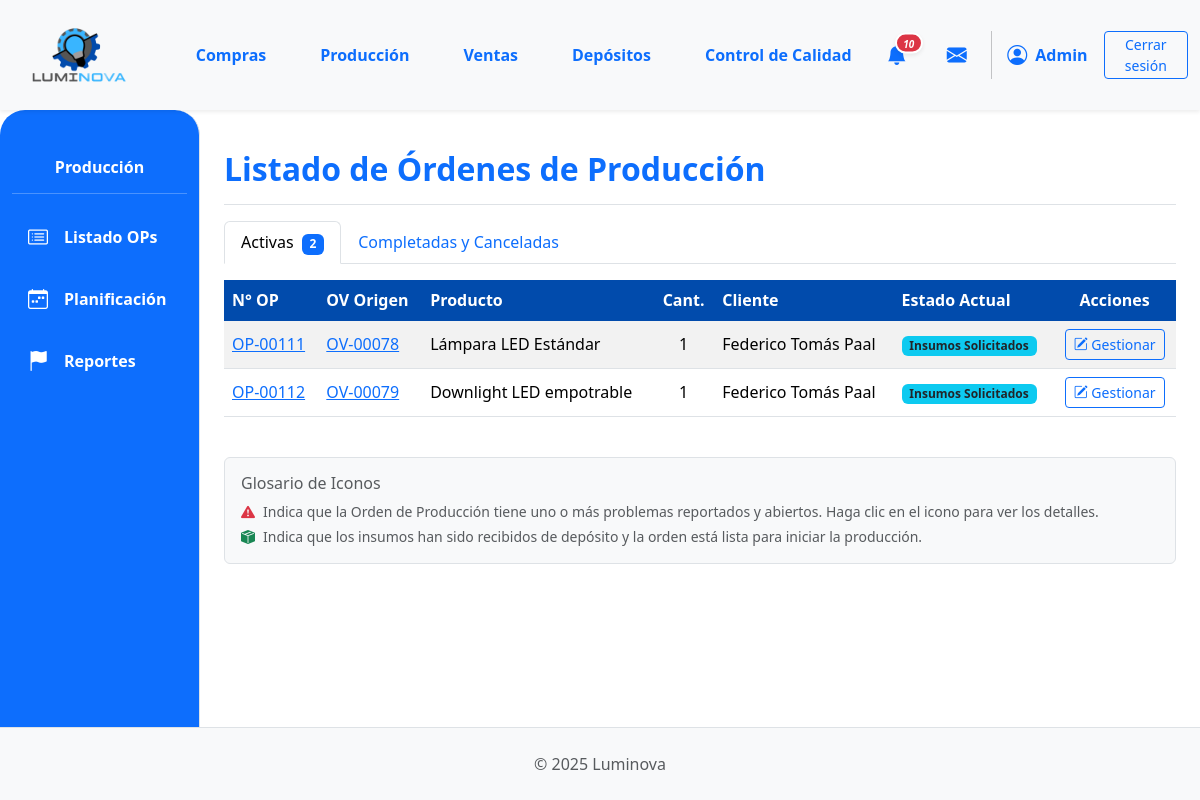
/produccion/produccion/ (signed in), run on an earlier commit of the app's database.
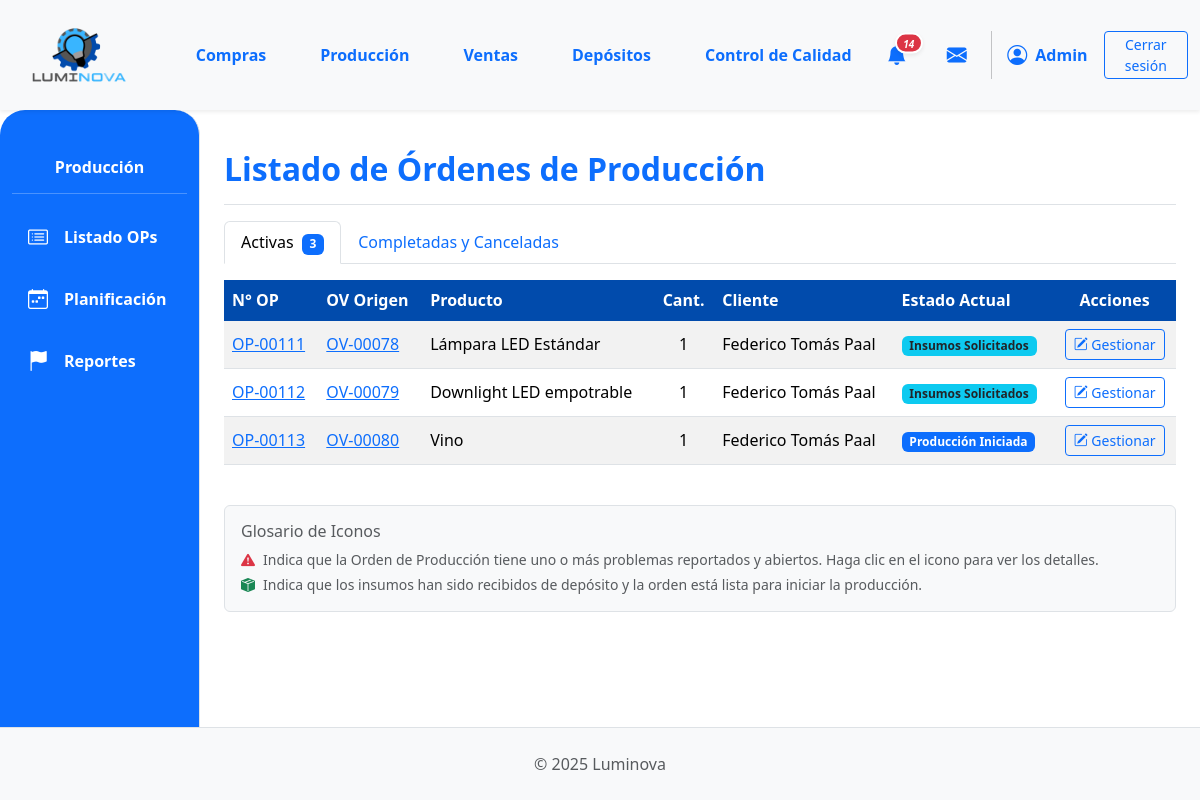
And on a later commit of the database.
### App_LUMINOVA/models.py (models this page shows, shortened)
class OrdenProduccion(models.Model):
    numero_op = models.CharField(
        max_length=20, unique=True, verbose_name="N° Orden de Producción"
    )
    orden_venta_origen = models.ForeignKey(
        OrdenVenta,
        on_delete=models.SET_NULL,
        null=True,
        blank=True,
        related_name="ops_generadas",
    )
    producto_a_producir = models.ForeignKey(
        ProductoTerminado, on_delete=models.PROTECT, related_name="ordenes_produccion"
    )
    cantidad_a_producir = models.PositiveIntegerField()
    estado_op = models.ForeignKey(
        EstadoOrden,
        on_delete=models.SET_NULL,
        null=True,
        blank=True,
        related_name="ops_estado",
    )
    fecha_solicitud = models.DateTimeField(default=timezone.now)
    fecha_inicio_real = models.DateTimeField(null=True, blank=True)
    fecha_inicio_planificada = models.DateField(null=True, blank=True)
    fecha_fin_real = models.DateTimeField(null=True, blank=True)
    fecha_fin_planificada = models.DateField(null=True, blank=True)
    sector_asignado_op = models.ForeignKey(
        SectorAsignado,
        on_delete=models.SET_NULL,
        null=True,
        blank=True,
        related_name="ops_sector",
    )
    notas = models.TextField(null=True, blank=True, verbose_name="Notas")
    def get_estado_op_display(self):
        if self.estado_op:
            return self.estado_op.nombre
        return "Sin Estado Asignado"

class OrdenVenta(models.Model):
    ESTADO_CHOICES = [
        ("PENDIENTE", "Pendiente Confirmación"),
        ("CONFIRMADA", "Confirmada (Esperando Producción)"),
        ("INSUMOS_SOLICITADOS", "Insumos Solicitados"),
        ("PRODUCCION_INICIADA", "Producción Iniciada"),
        ("PRODUCCION_CON_PROBLEMAS", "Producción con Problemas"),
        ("LISTA_ENTREGA", "Lista para Entrega"),
        ("COMPLETADA", "Completada/Entregada"),
        ("CANCELADA", "Cancelada"),
    ]
    numero_ov = models.CharField(
        max_length=20, unique=True, verbose_name="N° Orden de Venta"
    )
    cliente = models.ForeignKey(
        Cliente, on_delete=models.PROTECT, related_name="ordenes_venta"
    )
    fecha_creacion = models.DateTimeField(default=timezone.now)
    estado = models.CharField(
        max_length=50, choices=ESTADO_CHOICES, default="PENDIENTE"
    )
    total_ov = models.DecimalField(
        max_digits=12, decimal_places=2, default=0.00, verbose_name="Total OV"
    )
    notas = models.TextField(blank=True, null=True)

class ProductoTerminado(models.Model):
    descripcion = models.CharField(max_length=255)  # Aumentado max_length
    categoria = models.ForeignKey(
        CategoriaProductoTerminado,
        on_delete=models.PROTECT,
        related_name="productos_terminados",
    )
    precio_unitario = models.DecimalField(max_digits=10, decimal_places=2, default=0.00)
    stock = models.IntegerField(default=0)
    modelo = models.CharField(max_length=50, blank=True, null=True)
    potencia = models.IntegerField(blank=True, null=True)
    acabado = models.CharField(max_length=50, blank=True, null=True)
    color_luz = models.CharField(max_length=50, blank=True, null=True)
    material = models.CharField(max_length=50, blank=True, null=True)
    imagen = models.ImageField(null=True, blank=True, upload_to="productos_terminados/")
    deposito = models.ForeignKey(
        "Deposito",
        on_delete=models.PROTECT,
        related_name="productos_terminados",
        null=True,
        blank=True,
        help_text="Depósito al que pertenece este producto terminado",
    )

class Cliente(models.Model):
    nombre = models.CharField(max_length=150, unique=True)
    direccion = models.TextField(blank=True)
    telefono = models.CharField(max_length=25, blank=True)
    email = models.EmailField(unique=True, null=True, blank=True)

class EstadoOrden(models.Model):
    nombre = models.CharField(max_length=50, unique=True)

### App_LUMINOVA/views_producción.py (the view)
# urls.py: path("produccion/", produccion_lista_op_view, name="produccion_principal"),
@login_required
def produccion_lista_op_view(request):
    ESTADOS_FINALIZADOS = ["Completada", "Cancelada"]
    base_query = OrdenProduccion.objects.select_related(
        "producto_a_producir__categoria",
        "orden_venta_origen__cliente",
        "estado_op",
        "sector_asignado_op",
    ).prefetch_related(
        Prefetch(
            "reportes_incidencia",
            queryset=Reportes.objects.filter(resuelto=False).select_related(
                "reportado_por", "sector_reporta"
            ),
            to_attr="reportes_abiertos",  # El resultado se guardará en op.reportes_abiertos
        )
    )
    ops_activas = base_query.exclude(
        estado_op__nombre__in=ESTADOS_FINALIZADOS
    ).order_by("fecha_solicitud")
    ops_finalizadas = base_query.filter(
        estado_op__nombre__in=ESTADOS_FINALIZADOS
    ).order_by("-fecha_solicitud")
    context = {
        "ops_activas_list": ops_activas,
        "ops_finalizadas_list": ops_finalizadas,
        "titulo_seccion": "Listado de Órdenes de Producción",
    }
    return render(request, "produccion/produccion_lista_op.html", context)

### App_LUMINOVA/templates/produccion/produccion_lista_op.html (shortened to what this page needs)
{% extends 'padre.html' %}
{% load static %}
{% load django_bootstrap5 %}
{% block sidebar_content %}
    {% include 'produccion/produccion_sidebar.html' %}
{% endblock %}
{% block content %}
<div class="d-flex justify-content-between flex-wrap flex-md-nowrap align-items-center pt-3 pb-2 mb-3 border-bottom">
    <h1 class="h2 fw-bold text-primary">{{ titulo_seccion }}</h1>
</div>
<ul class="nav nav-tabs" id="opTab" role="tablist">
  <li class="nav-item" role="presentation">
    <button class="nav-link active" id="activas-tab" data-bs-toggle="tab" data-bs-target="#activas-tab-pane" type="button" role="tab">
      Activas <span class="badge bg-primary ms-1">{{ ops_activas_list|length }}</span>
    </button>
  </li>
  <li class="nav-item" role="presentation">
    <button class="nav-link" id="finalizadas-tab" data-bs-toggle="tab" data-bs-target="#finalizadas-tab-pane" type="button" role="tab">
      Completadas y Canceladas
    </button>
  </li>
</ul>
<div class="tab-content" id="opTabContent">
  <div class="tab-pane fade show active" id="activas-tab-pane" role="tabpanel">
    <div class="table-responsive mt-3">
        <table class="table table-striped table-hover align-middle">
            <thead class="color-thead">
                <tr>
                    <th style="background-color: #014BAC; color: white;">N° OP</th>
                    <th style="background-color: #014BAC; color: white;">OV Origen</th>
                    <th style="background-color: #014BAC; color: white;">Producto</th>
                    <th class="text-center" style="background-color: #014BAC; color: white;">Cant.</th>
                    <th style="background-color: #014BAC; color: white;">Cliente</th>
                    <th style="background-color: #014BAC; color: white;">Estado Actual</th>
                    <th class="text-center" style="background-color: #014BAC; color: white;">Acciones</th>
                </tr>
            </thead>
            <tbody>
                {% for op in ops_activas_list %}
                <tr class="{% if op.estado_op.nombre|lower == 'insumos recibidos' %}table-info-light{% endif %}">
                    <td><a href="{% url 'App_LUMINOVA:produccion_detalle_op' op.id %}">{{ op.numero_op }}</a></td>
                    <td>{% if op.orden_venta_origen %}<a href="{% url 'App_LUMINOVA:ventas_detalle_ov' op.orden_venta_origen.id %}">{{ op.orden_venta_origen.numero_ov }}</a>{% else %}N/A{% endif %}</td>
                    <td>{{ op.producto_a_producir.descripcion|truncatechars:30 }}</td>
                    <td class="text-center">{{ op.cantidad_a_producir }}</td>
                    <td>{{ op.orden_venta_origen.cliente.nombre|default_if_none:"N/A" }}</td>
                    <td>
                        <span class="badge {% if op.estado_op.nombre|lower == 'pausada' %}bg-dark{% elif op.estado_op.nombre|lower == 'producción con problemas' %}bg-danger{% elif op.estado_op.nombre|lower == 'pendiente' or op.estado_op.nombre|lower == 'planificada' %}bg-warning text-dark{% elif op.estado_op.nombre|lower == 'insumos solicitados' %}bg-info text-dark{% else %}bg-primary{% endif %}">{{ op.get_estado_op_display }}</span>
                    </td>
                    <td class="text-center"><a href="{% url 'App_LUMINOVA:produccion_detalle_op' op.id %}" class="btn btn-sm btn-outline-primary"><i class="bi bi-pencil-square"></i> Gestionar</a></td>
                </tr>
                {% empty %}
                <tr><td colspan="7" class="text-center p-4"><i class="bi bi-check-circle-fill text-success me-2"></i>No hay órdenes de producción activas.</td></tr>
                {% endfor %}
            </tbody>
        </table>
    </div>
  </div>
</div>
<div class="mt-4 p-3 bg-light border rounded small text-muted">
    <h6 class="mb-2">Glosario de Iconos</h6>
    <div class="d-flex align-items-center mb-1">
        <i class="bi bi-exclamation-triangle-fill text-danger me-2"></i>
        <span>Indica que la Orden de Producción tiene uno o más problemas reportados y abiertos. Haga clic en el icono para ver los detalles.</span>
    </div>
    <div class="d-flex align-items-center">
        <i class="bi bi-box-seam-fill text-success me-2"></i>
        <span>Indica que los insumos han sido recibidos de depósito y la orden está lista para iniciar la producción.</span>
    </div>
</div>
{% endblock %}

### App_LUMINOVA/templates/padre.html (shortened to what this page needs)
{% load static %}
{% load django_bootstrap5 %}
<!DOCTYPE html>
<html lang="es">
<head>
    {% bootstrap_css %}
    <link rel="stylesheet" href="{% static 'css/custom.css' %}">
    <link rel="stylesheet" href="https://cdn.jsdelivr.net/npm/bootstrap-icons@1.11.3/font/bootstrap-icons.min.css">
</head>
<body>
    <header class="site-header">
        {% include 'shared/header.html' %}
    </header>
    <div class="container-fluid content-area">
        <div class="row">
            {% block sidebar_content %}{% endblock %}
            <main class="col-md-9 ms-sm-auto col-lg-10 px-md-4 py-4 main-column">
                {% block content %}{% endblock %}
            </main>
        </div>
    </div>
    <footer class="site-footer">
        {% include 'shared/footer.html' %}
    </footer>
</body>
</html>

### App_LUMINOVA/templates/shared/header.html (shortened to what this page needs)
{% load static %}
<header>
    <nav class="navbar navbar-expand-lg navbar-light bg-light shadow-sm p-0">
        <div class="container-fluid d-flex align-items-center">
            <div class="col-md-3 col-lg-1">
                <a class="navbar-brand d-flex align-items-center ms-3" href="{% url 'App_LUMINOVA:dashboard' %}">
                    <img src="{% static 'img/logo.png' %}" alt="Luminova Logo" height="100" width="100" class="d-inline-block align-text-top me-2">
                </a>
            </div>
            <div class="collapse navbar-collapse" id="navbarContent" style="padding-left: 5%;">
                <ul class="navbar-nav mb-2 mb-lg-0 d-flex justify-content-around w-100">
                    <li class="nav-item"><a class="nav-link text-primary fw-bold" href="{% url 'App_LUMINOVA:compras_lista_oc' %} ">Compras</a></li>
                    <li class="nav-item"><a class="nav-link text-primary fw-bold" href="{% url 'App_LUMINOVA:produccion_principal' %}">Producción</a></li>
                    <li class="nav-item"><a class="nav-link text-primary fw-bold" href="{% url 'App_LUMINOVA:ventas_lista_ov' %}">Ventas</a></li>
                    <li class="nav-item"><a class="nav-link text-primary fw-bold" href="{% url 'App_LUMINOVA:seleccionar_deposito' %}">Depósitos</a></li>
                    <li class="nav-item"><a class="nav-link text-primary fw-bold" href="{% url 'App_LUMINOVA:control_calidad_view' %}">Control de Calidad</a></li>
                </ul>
                <div class="navbar-nav ms-auto d-flex flex-row align-items-center">
                    {% if user.is_authenticated %}
                        <div class="nav-item dropdown me-3">
                            <a class="nav-link px-2 position-relative d-flex align-items-center" href="#" role="button" data-bs-toggle="dropdown" aria-expanded="false" title="Notificaciones">
                                <i class="bi bi-bell-fill fs-5 text-primary">
                                    {% if total_notificaciones > 0 %}
                                    <span class="position-absolute translate-middle badge rounded-pill bg-danger shadow-sm" style="font-size: 0.5em; min-width:18px; border:2px solid #fff; margin-top: 3px; margin-left: 2px; display: inline-block; text-align: center;">{{ total_notificaciones }}</span>
                                    {% endif %}
                                </i>
                            </a>
                        </div>
                        <div class="nav-item dropdown ms-2" id="dropdown-mensajes">
                            <a class="nav-link px-2 position-relative d-flex align-items-center" href="#" id="mensajesDropdown" role="button" data-bs-toggle="dropdown" aria-expanded="false" title="Mensajes">
                                <i class="bi bi-envelope-fill fs-5 text-primary"></i>
                            </a>
                        </div>
                        <div class="nav-item d-flex align-items-center">
                             <i class="bi bi-person-circle fs-5 text-primary"></i>
                             <span class="ms-2 fw-bold text-primary">{{ user.first_name|default:user.username|capfirst }}</span>
                        </div>
                        <div class="nav-item ms-3">
                            <a class="btn btn-outline-primary btn-sm btn-CS" href="{% url 'App_LUMINOVA:logout' %}">Cerrar sesión</a>
                        </div>
                    {% endif %}
                </div>
            </div>
        </div>
    </nav>
</header>

### App_LUMINOVA/templates/produccion/produccion_sidebar.html (shortened to what this page needs)
{% load static %}
{% url 'App_LUMINOVA:produccion_lista_op' as url_produccion_lista_op %}
{% url 'App_LUMINOVA:planificacion_produccion' as url_planificacion %}
{% url 'App_LUMINOVA:reportes_produccion' as url_reportes %}
<nav id="sidebarMenu" class="col-md-3 col-lg-2 d-md-block bg-primary sidebar collapse border-end vh-100" style="border-top-left-radius: 25px; border-top-right-radius: 25px;">
    <div class="position-sticky pt-4">
        <h6 class="sidebar-heading d-flex justify-content-center align-items-center px-3 mt-4 mb-1 text-white fw-bold">
            <span>Producción</span>
        </h6>
        <hr class="text-white">
        <ul class="nav flex-column">
            <li class="nav-item">
                <a class="nav-link sidebar-link text-white fw-bold custom-active-button d-flex align-items-center
                   {% if request.resolver_match.url_name == 'produccion_lista_op' or request.resolver_match.url_name == 'produccion_detalle_op' %}active{% endif %}"
                   aria-current="page" href="{{ url_produccion_lista_op }}">
                    <i class="bi bi-card-list fs-5 me-2"></i> <span class="ms-2">Listado OPs</span>
                </a>
            </li>
            <li class="nav-item mt-2">
                <a class="nav-link sidebar-link text-white fw-bold custom-active-button d-flex align-items-center
                   {% if request.resolver_match.url_name == 'planificacion_produccion' %}active{% endif %}"
                   href="{{ url_planificacion }}">
                    <i class="bi bi-calendar-week fs-5 me-2"></i> <span class="ms-2">Planificación</span>
                </a>
            </li>
            <li class="nav-item mt-2">
                <a class="nav-link sidebar-link text-white fw-bold custom-active-button d-flex align-items-center
                   {% if request.resolver_match.url_name == 'reportes_produccion' %}active{% endif %}"
                   href="{{ url_reportes }}">
                    <i class="bi bi-flag-fill fs-5 me-2"></i> <span class="ms-2">Reportes</span>
                </a>
            </li>
        </ul>
    </div>
</nav>

### App_LUMINOVA/templates/shared/footer.html
<footer class="text-center py-4 border-top bg-light">
    <div class="container">
    <span class="text-muted">&copy; 2025 Luminova</span>
    </div>
</footer>

What changed in the data, as far as the page shows it:
added OrdenProduccion: numero_op "OP-00113", orden_venta_origen.numero_ov "OV-00080", producto_a_producir.descripcion "Vino", cantidad_a_producir "1", orden_venta_origen.cliente.nombre "Federico Tomás Paal", estado_op "Producción Iniciada"
Also different on the page:
{{ total_notificaciones }}: "10" → "14"
{{ ops_activas_list|length }}: "2" → "3"
